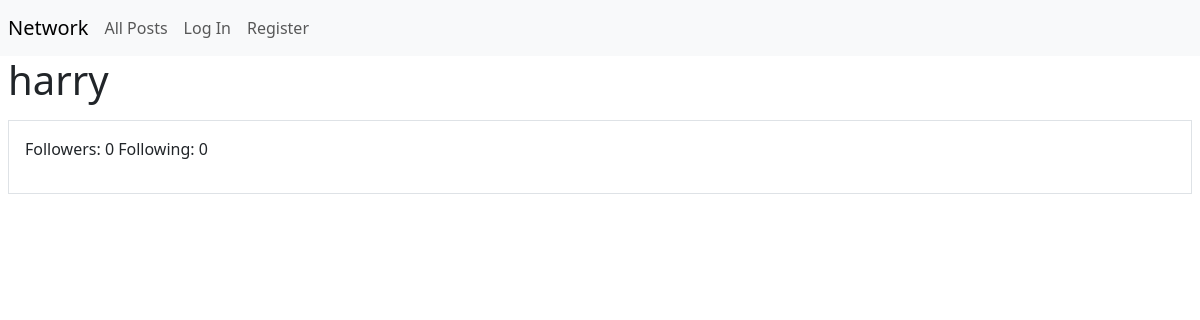
The page /user/1 on the database as committed earlier.
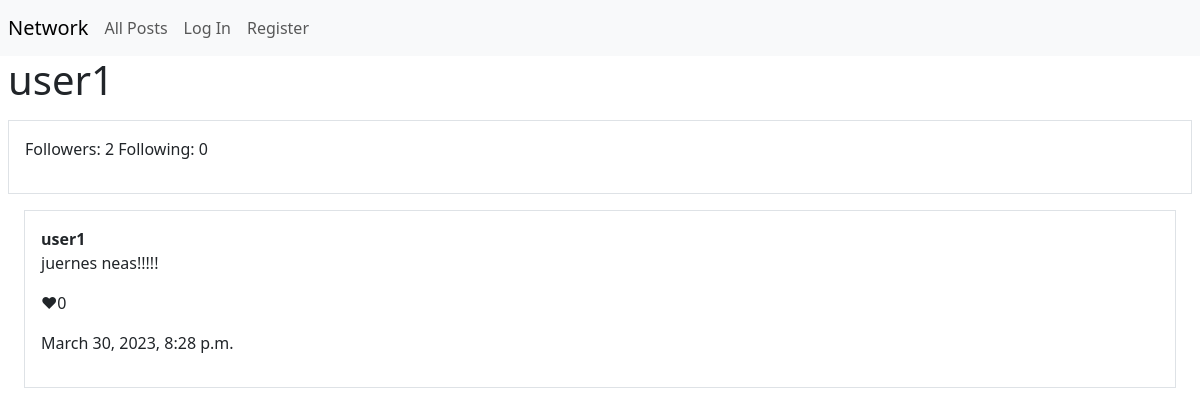
The same page on the database as committed later.
### network/models.py (models this page shows)
class User(AbstractUser):
    pass

class Posts(models.Model):
    poster = models.ForeignKey("User", on_delete=models.CASCADE, related_name="posts")
    content = models.TextField(max_length=280)
    timestamp = models.DateTimeField(auto_now_add=True)
    likes = models.IntegerField(default=0)

### network/views.py (the view)
# urls.py: path("user/<int:profile_id>", views.profile, name="profile_id"),
def profile(request, profile_id):
    profile_obj = User.objects.get(pk=profile_id)
    followers = profile_obj.followers.all().count()
    following = profile_obj.following.all().count()
    b_name = "follow"
    for follower in profile_obj.followers.all():
        if request.user == follower.follower:
            b_name = "unfollow"
    posts = Posts.objects.filter(poster=profile_obj.id).reverse()
    return render(request, "network/profile.html", {
        "profile": profile_obj,
        "followers": followers,
        "following": following,
        "posts": posts,
        "b_name": b_name
    })

### network/templates/network/profile.html (shortened to what this page needs)
{% extends "network/layout.html" %}
{% block body %}
<div>
    <h1>{{ profile.username }}</h1>
</div>
<div class=" border p-3 my-3">
    <p>Followers: {{ followers }} Following: {{ following }}</p>
</div>
<div>
    {% for post in posts %}
        <div class="border p-3 m-3">
            <b>{{ post.poster.username }}</b>
            <p>{{ post.content }}</p>
            <p> ♥{{ post.likes }}</p>
            <p>{{ post.timestamp }}</p>
        </div>
    {% endfor %}
    </div>
{% endblock %}

Rows that differ between the two databases and show on the page:
changed User: username "harry" → "user1"
now on this page (row edited): Posts: poster.username "user1", content "juernes neas!!!!!", likes "0", timestamp "March 30, 2023, 8:28 p.m."
Other text that changed with them:
{{ followers }}: "0" → "2"
